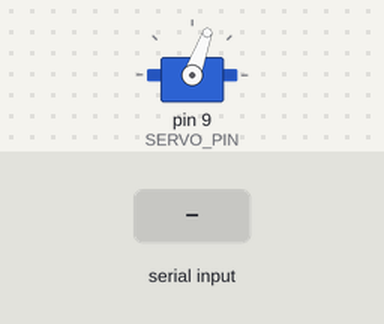
A sketch run on a simulated Arduino Uno, built with avr-gcc and run on an emulated ATmega328P. Shown: servo. The inputs (shaded band) are chosen by the test bench. What the sketch prints to the serial monitor is not drawn.

Above: at 3.2 s.
3.3 s: "90,45\n" received over Serial
At 4.0 s:
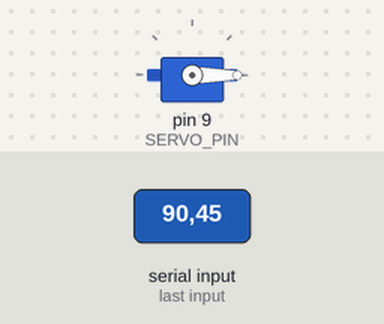
13.9 s: "200\n" received over Serial
At 16.85 s:
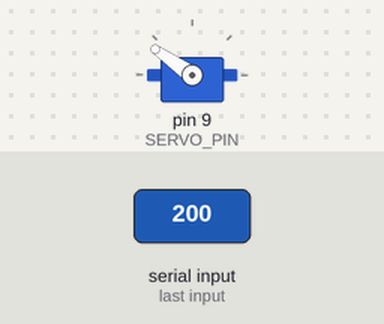
Timing chart, 0 to 23.4 s (numbered marks = the images above; inputs shaded):
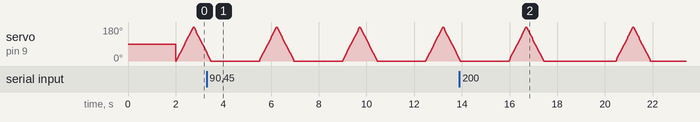

The sketch:

MG90S.ino
```cpp
/*
  =========================================================
  MG90S Servo Motor Full Self-Diagnostic Test
  =========================================================

  Description:
  This program tests an **MG90S Metal Gear Servo Motor** for:

  ✅ Full range motion (0° to 180° and back)
  ✅ Speed consistency
  ✅ PWM signal response
  ✅ Manual position control via Serial Monitor
  ✅ Servo centering test (90° position check)
  ✅ Compatible with Arduino Nano, Uno, Mega, STM32, ESP32

  =========================================================
  📌 FIRST-TIME SETUP: Connecting MG90S Servo to Arduino
  =========================================================

  1️⃣ **Required Components**
     - ✅ Arduino Nano (or Uno, Mega, STM32, ESP32)
     - ✅ MG90S Servo Motor
     - ✅ External 5V Power Supply (Highly Recommended for stable operation)
     - ✅ Breadboard & Jumper Wires

  2️⃣ **Wiring Connections**
     | **MG90S Servo** | **Arduino Board** |
     |--------------|------------------|
     | **VCC (Red)** | **5V** (Use external supply for multiple servos) |
     | **GND (Brown/Black)** | **GND** |
     | **Signal (Orange/Yellow)** | **D9 (PWM Pin)** |

  ⚠️ **Important Notes:**
  - MG90S servos **consume more power** than SG90, so use **an external 5V supply**.
  - Ensure **GND of servo power & Arduino is connected** to avoid floating signals.

  3️⃣ **Uploading the Code**
     - Connect the Arduino to your computer via USB.
     - Open **Arduino IDE**.
     - Go to **Tools → Board → Select Arduino Nano** (or your board).
     - **Select Programmer** as `"AVRISP mkII"`.
     - **Choose the Correct Port** from **Tools → Port**.
     - Click **Upload & Open Serial Monitor (115200 baud).**

  =========================================================
  📌 ENABLE OR DISABLE TESTS
  =========================================================
  Modify **true/false** below to enable or disable specific tests.
*/

// ======= Enable or Disable Tests =======
#define ENABLE_SWEEP_TEST    true  // Moves servo from 0° to 180° and back
#define ENABLE_MANUAL_TEST   true  // Manually control the servo via Serial Monitor
#define ENABLE_CENTER_TEST   true  // Moves servo to 90° for centering

#include <Servo.h>

Servo mg90;  // Create Servo object
#define SERVO_PIN 9  // PWM pin for MG90S

void setup() {
    Serial.begin(115200);
    mg90.attach(SERVO_PIN);

    Serial.println("\n=== MG90S Servo Motor Test ===");

    if (ENABLE_CENTER_TEST) {
        Serial.println("\n🔄 Centering Servo at 90°...");
        mg90.write(90);
        delay(2000);
        Serial.println("✅ Confirm if the servo moved to 90°.");
    }

    if (ENABLE_MANUAL_TEST) {
        Serial.println("\n🎛 Enter angle (0-180) in Serial Monitor to move the servo.");
    }
}

void loop() {
    if (ENABLE_SWEEP_TEST) {
        Serial.println("\n🔄 Sweeping Servo from 0° to 180° and back...");

        for (int angle = 0; angle <= 180; angle += 5) {
            mg90.write(angle);
            delay(20);
        }

        for (int angle = 180; angle >= 0; angle -= 5) {
            mg90.write(angle);
            delay(20);
        }

        Serial.println("✅ Confirm if the servo smoothly moved.");
        delay(2000);
    }

    if (ENABLE_MANUAL_TEST && Serial.available()) {
        int angle = Serial.parseInt();
        if (angle >= 0 && angle <= 180) {
            mg90.write(angle);
            Serial.print("🔄 Moving Servo to: ");
            Serial.print(angle);
            Serial.println("°");
        } else {
            Serial.println("❌ Invalid angle! Enter a number between 0 and 180.");
        }
    }
}
```
